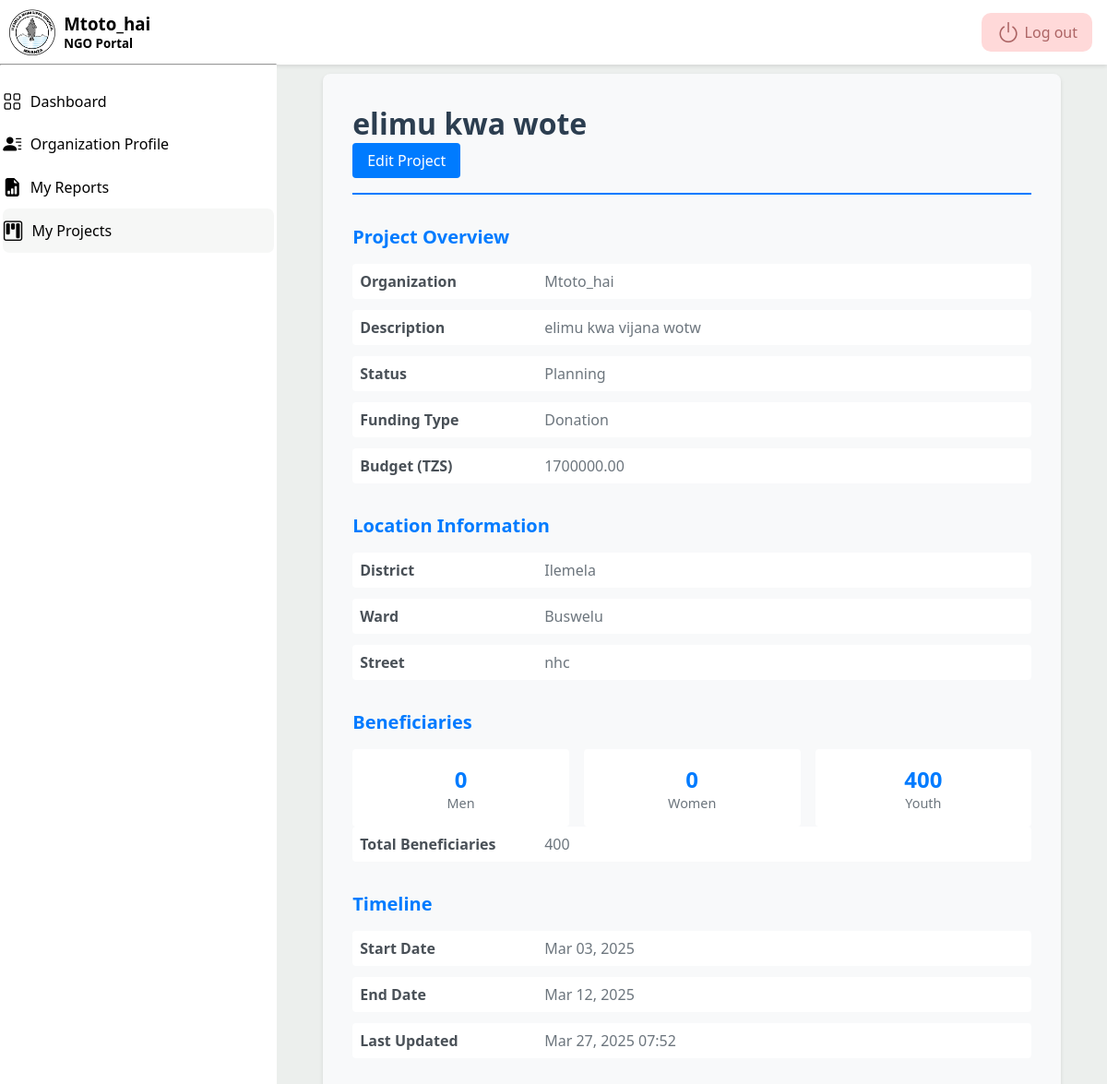
Screenshot of /2/ (signed in) with the database file from the repository.
### project/models.py (models this page shows, shortened)
class Project(models.Model):
	class Status(models.TextChoices):
		PLANNING = 'PLAN', _('Planning')
		ONGOING = 'ONGO', _('Ongoing')
		COMPLETED = 'COMP', _('Completed')
		SUSPENDED = 'SUSP', _('Suspended')
	class FundingType(models.TextChoices):
		GRANT = 'GRANT', _('Grant')  # Fixed typo (GRANT → GRANT)
		DONATION = 'DON', _('Donation')
		SELF_FUNDED = 'SELF', _('Self-Funded')
		PARTNERSHIP = 'PART', _('Partnership')
	class WardChoices(models.TextChoices):
		NYAKATO = 'NYAKATO', _('Nyakato')
		BUSWELU = 'BUSWELU', _('Buswelu')
		ILEMELA = 'ILEMELA', _('Ilemela')
		PASIANSI = 'PASIANSI', _('Pasiansi')
		BUGOBWA = 'BUGOBWA', _('Bugogwa')  # Fixed typo (Bugogwa → BUGOBWA)
		SANGABUYE = 'SANGABUYE', _('Sangabuye')
		MECCO = 'MECCO', _('MECCO')
		BUZURUGA = 'BUZURUGA', _('Buzuruga')
		NYASAKA = 'NYASAKA', _('Nyasaka')
		KAHAMA = 'KAHAMA', _('Kahama')
		KISEKE = 'KISEKE', _('Kiseke')
		KAYENZE = 'KAYENZE', _('Kayenze')
		SHIBULA = 'SHIBULA', _('Shibula')
		KAWEEKAMO = 'KAWEEKAMO', _('Kawekamo')
		KITANGIRI = 'KITANGIRI', _('Kitangiri')
		KIRUMBA = 'KIRUMBA', _('Kirumba')
		NYAMANORO = 'NYAMANORO', _('Nyamanoro')
		IBUNGILO = 'IBUNGILO', _('Ibungilo')
		NYAMHONGOLO = 'NYAMHONGOLO', _('Nyamhongolo')
	name = models.CharField(_("Project Name"), max_length=255)
	description = models.TextField(_("Project Description"))
	organization = models.ForeignKey(
		settings.AUTH_USER_MODEL,
		related_name='projects',
		on_delete=models.CASCADE
	)
	start_date = models.DateField(_("Start Date"))
	end_date = models.DateField(_("End Date"), blank=True, null=True)
	status = models.CharField(
		_("Project Status"),
		max_length=4,
		choices=Status.choices,
		default=Status.PLANNING
	)
	funding_type = models.CharField(
		_("Funding Type"),
		max_length=5,
		choices=FundingType.choices,
		default=FundingType.GRANT
	)
	budget = models.DecimalField(
		_("Project Budget (TZS)"),
		max_digits=14,
		decimal_places=2,
		blank=True,
		null=True
	)
	men = models.IntegerField(_("Men Beneficiaries"), default=0)
	women = models.IntegerField(_("Women Beneficiaries"), default=0)
	youth = models.IntegerField(_("Youth Beneficiaries"), default=0)
	district = models.CharField(
		_("District"),
		max_length=20,
		default="Ilemela",
		editable=False  # Prevents editing in admin/forms
	)
	ward = models.CharField(
		_("Ward"),
		max_length=20,
		choices=WardChoices.choices
	)
	street = models.CharField(_("Street"), max_length=100)
	created_at = models.DateTimeField(auto_now_add=True)
	updated_at = models.DateTimeField(auto_now=True)
	class Meta:
		verbose_name = _("Project")
		verbose_name_plural = _("Projects")
		ordering = ['-created_at']
		indexes = [
			models.Index(fields=['status']),
			models.Index(fields=['organization']),
		]
	@property
	def total_beneficiaries(self):
		return self.men + self.women + self.youth

### project/views.py (the view)
# urls.py: path('<int:pk>/', views.project_details, name='project_details'),
@login_required
def project_details(request, pk):
	project = get_object_or_404(Project, pk=pk)
	if not (request.user.is_staff or project.organization == request.user):
		return redirect('permission_denied')
	return render(request, 'project/detail.html', {'project': project, 'section':'project',})

### project/templates/project/detail.html (shortened to what this page needs)
{% extends "user_account/base.html" %}
{% load i18n %}
{% block content %}
<div class="project-container">
	<div class="project-header">
		<h1 class="project-title">{{ project.name }}</h1>
		{% if request.user == project.organization or request.user.is_staff %}
			<a href="{% url 'project:project_edit' pk=project.pk %}" class="edit-button">
				{% trans "Edit Project" %}
			</a>
		{% endif %}
	</div>
	<div class="project-section">
		<h2 class="section-title">{% trans "Project Overview" %}</h2>
		<div class="detail-row">
			<div class="detail-label">{% trans "Organization" %}</div>
			<div class="detail-value">{{ project.organization }}</div>
		</div>
		<div class="detail-row">
			<div class="detail-label">{% trans "Description" %}</div>
			<div class="detail-value">{{ project.description }}</div>
		</div>
		<div class="detail-row">
			<div class="detail-label">{% trans "Status" %}</div>
			<div class="detail-value">{{ project.get_status_display }}</div>
		</div>
		<div class="detail-row">
			<div class="detail-label">{% trans "Funding Type" %}</div>
			<div class="detail-value">{{ project.get_funding_type_display }}</div>
		</div>
		<div class="detail-row">
			<div class="detail-label">{% trans "Budget (TZS)" %}</div>
			<div class="detail-value">{{ project.budget|default:"-" }}</div>
		</div>
	</div>
	<div class="project-section">
		<h2 class="section-title">{% trans "Location Information" %}</h2>
		<div class="detail-row">
			<div class="detail-label">{% trans "District" %}</div>
			<div class="detail-value">{{ project.district }}</div>
		</div>
		<div class="detail-row">
			<div class="detail-label">{% trans "Ward" %}</div>
			<div class="detail-value">{{ project.get_ward_display }}</div>
		</div>
		<div class="detail-row">
			<div class="detail-label">{% trans "Street" %}</div>
			<div class="detail-value">{{ project.street }}</div>
		</div>
	</div>
	<div class="project-section">
		<h2 class="section-title">{% trans "Beneficiaries" %}</h2>
		<div class="beneficiary-stats">
			<div class="stat-box">
				<div class="stat-value">{{ project.men }}</div>
				<div class="stat-label">{% trans "Men" %}</div>
			</div>
			<div class="stat-box">
				<div class="stat-value">{{ project.women }}</div>
				<div class="stat-label">{% trans "Women" %}</div>
			</div>
			<div class="stat-box">
				<div class="stat-value">{{ project.youth }}</div>
				<div class="stat-label">{% trans "Youth" %}</div>
			</div>
		</div>
		<div class="detail-row">
			<div class="detail-label">{% trans "Total Beneficiaries" %}</div>
			<div class="detail-value">{{ project.total_beneficiaries }}</div>
		</div>
	</div>
	<div class="project-section">
		<h2 class="section-title">{% trans "Timeline" %}</h2>
		<div class="detail-row">
			<div class="detail-label">{% trans "Start Date" %}</div>
			<div class="detail-value">{{ project.start_date|date:"M d, Y" }}</div>
		</div>
		<div class="detail-row">
			<div class="detail-label">{% trans "End Date" %}</div>
			<div class="detail-value">
				{% if project.end_date %}
					{{ project.end_date|date:"M d, Y" }}
				{% else %}
					{% trans "Ongoing" %}
				{% endif %}
			</div>
		</div>
		<div class="detail-row">
			<div class="detail-label">{% trans "Last Updated" %}</div>
			<div class="detail-value">{{ project.updated_at|date:"M d, Y H:i" }}</div>
		</div>
	</div>
</div>
{% endblock %}

### user_account/templates/user_account/base.html (shortened to what this page needs)
{% load static %}
<!DOCTYPE html>
<html lang="en">
<head>
  <link rel="stylesheet" href="{% static 'style/style.css' %}">
  <link rel="stylesheet" href="https://cdnjs.cloudflare.com/ajax/libs/bootstrap-icons/1.11.1/font/bootstrap-icons.min.css">
</head>
<body>
  {% if user.is_authenticated %}
  <header>
    <a href="{% url 'user_account:logout' %}" class="logout">
      <i class="bi bi-power"></i>
      <p>Log out</p>
    </a>
  </header>
  <main>
    <aside>
      <div class="sidenav">
        <div class="profile">
          <div class="prof-img">
            <img src="{% static 'images/ILEMELA 1.png' %}" alt="profile-img">
          </div>
          <div>
            <h3>{{ request.user.username }}</h3>
            {% if user.is_staff %}
            <h5>Admin(Municipal) Portal</h5>
            {% else %}
            <h5>NGO Portal</h5>
            {% endif %}
          </div>
        </div>
      </div>
      <hr>
      <ul class="sidenav-links">
        <li {% if section == 'dashboard' %} class="active-link" {% endif %}>
          <a href="{% url 'user_account:dashboard' %}" class="sidenav-link">
            <i class="bi bi-grid"></i>
            <p>Dashboard</p>
          </a>
        </li>
        {% if user.is_staff %}
        <li {% if section == 'organization' %} class="active-link" {% endif %}>
          <a href="{% url 'organization:organization_list' %}"  class="sidenav-link">
            <i class="bi bi-globe"></i>
            <p>Organizations List</p>
          </a>
        </li>
        {% else %}
        <li {% if section == 'organization' %} class="active-link" {% endif %}>
          <a href="{% url 'organization:organization_detail' id=request.user.organizationprofile.id %}"  class="sidenav-link">
            <i class="bi bi-person-lines-fill"></i>
            <p>Organization Profile</p>
          </a>
        </li>
        {% endif %}
        {% if user.is_staff %}
        <li {% if section == 'report' %} class="active-link" {% endif %}>
          <a href="{% url 'report:report_list' %}"  class="sidenav-link">
            <i class="bi bi-file-earmark-arrow-up-fill"></i>
            <p>Reports</p>
          </a>
        </li>
        {% else %}
        <li {% if section == 'report' %} class="active-link" {% endif %}>
          <a href="{% url 'report:report_list' %}" class="sidenav-link">
            <i class="bi bi-file-earmark-bar-graph-fill"></i>
            <p>My Reports</p>
          </a>
        </li>
        {% endif %}
        {% if user.is_staff %}
        <li {% if section == 'project' %} class="active-link" {% endif %}>
          <a href="{% url 'project:project_list' %}" class="sidenav-link">
            <i class="bi bi-kanban"></i>
            <p>Projects</p>
          </a>
        </li>
        {% else %}
        <li {% if section == 'project' %} class="active-link" {% endif %}>
          <a href="{% url 'project:project_list' %}" class="sidenav-link">
            <i class="bi bi-kanban"></i>
            <p>My Projects</p>
          </a>
        </li>
        {% endif %}
      </ul>
    </aside>
    <section class="main-content">
      {% block content %} {% endblock %}
    </section>
  </main>
  {% endif %}
</body>
</html>

### user_account/static/style/root.css (style rules this page uses)
ul li { list-style: none; }
:root { --primary-font: 'Segoe UI', sans-serif; --gray: #ecefed; --white: white; --black: black; --bs-blue: #0d6efd; --bs-indigo: #6610f2; --bs-purple: #6f42c1; --bs-pink: #d63384; --bs-red: #dc3545; --bs-orange: #fd7e14; --bs-yellow: #ffc107; --bs-green: #198754; --bs-teal: #20c997; --bs-cyan: #0dcaf0; --radius: .625rem; --shadow1: 0 2px 4px rgba(0, 0, 0, 0.1); }
body { background-color: var(--gray); font-family: var(--primary-font); }
img { display: block; width: 100%; }

### user_account/templates/user_account/base.html (style rules this page uses)
.section-title { display: flex; align-items: center; justify-content: space-between; margin: .6rem 0; }
header { position: fixed; top: 0; left: 0; right: 0; display: flex; align-items: center; justify-content: space-between; padding: .3rem 1rem; background-color: var(--white); box-shadow: var(--shadow1); }
header .logout { display: flex; align-items: center; gap: .3rem; background-color: rgba(255, 0, 0, 0.15); color: rgba(102, 0, 0, 0.541); padding: .2rem 1rem; border-radius: var(--radius); margin: .6rem 0; text-decoration: none; }
header .logout i { display: block; font-size: 1.6rem; }
aside { position: fixed; top: 0; left: 0; background-color: var(--white); width: 300px; min-height: 100%; }
aside .profile { display: flex; align-items: center; margin: .6rem; gap: .6rem; }
aside .profile .prof-img { width: 50px; height: 50px; overflow: hidden; object-fit: contain; }
aside .sidenav-links { margin: 1rem .2rem; }
aside .sidenav-link { text-decoration: none; display: flex; align-items: center; gap: .6rem; color: black; padding: .6rem 0; }
aside .sidenav-link i { font-size: 1.25rem; }
aside .active-link { font-weight: 500; background-color: #ecefed79; border-radius: .45rem; }
aside .active-link i { font-size: 1.35rem; }
.main-content { margin: 5rem .6rem 0 310px; }

### project/templates/project/detail.html (style rules this page uses)
.project-container { max-width: 800px; margin: 2rem auto; padding: 2rem; background: #f8f9fa; border-radius: 8px; box-shadow: 0 2px 4px rgba(0,0,0,0.1); }
.project-header { border-bottom: 2px solid #007bff; padding-bottom: 1rem; margin-bottom: 2rem; }
.project-title { color: #2c3e50; margin: 0; font-size: 2rem; }
.project-section { margin-bottom: 2rem; }
.section-title { color: #007bff; margin: 0 0 1rem 0; font-size: 1.25rem; }
.detail-row { display: flex; margin-bottom: 0.75rem; padding: 0.5rem; background: white; border-radius: 4px; }
.detail-label { flex: 0 0 200px; font-weight: 600; color: #495057; }
.detail-value { flex: 1; color: #6c757d; }
.edit-button { display: inline-block; padding: 0.5rem 1rem; background: #007bff; color: white; text-decoration: none; border-radius: 4px; transition: background 0.3s ease; }
.beneficiary-stats { display: grid; grid-template-columns: repeat(3, 1fr); gap: 1rem; margin-top: 1rem; }
.stat-box { background: white; padding: 1rem; border-radius: 4px; text-align: center; }
.stat-value { font-size: 1.5rem; font-weight: bold; color: #007bff; }
.stat-label { color: #6c757d; font-size: 0.9rem; }

### rows the page displays
Project: name "elimu kwa wote", organization "Mtoto_hai", description "elimu kwa vijana wotw", status "Planning", funding_type "Donation", budget "1700000.00", district "Ilemela", ward "Buswelu", street "nhc", men "0", women "0", youth "400", total_beneficiaries "400", start_date "Mar 03, 2025", end_date "Mar 12, 2025", updated_at "Mar 27, 2025 07:52"

### other values shown
{{ request.user.username }} "Mtoto_hai"
